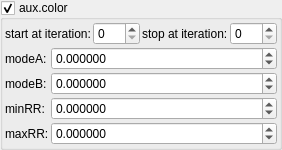
    <widget class="MyGroupBox" name="groupCheck_fold_color_aux_color_enabled_false">
     <property name="toolTip">
      <string/>
     </property>
     <property name="title">
      <string>aux.color&amp;</string>
     </property>
     <property name="checkable">
      <bool>true</bool>
     </property>
     <layout class="QVBoxLayout" name="verticalLayout_58">
      <property name="spacing">
       <number>2</number>
      </property>
      <property name="leftMargin">
       <number>2</number>
      </property>
      <property name="topMargin">
       <number>2</number>
      </property>
      <property name="rightMargin">
       <number>2</number>
      </property>
      <property name="bottomMargin">
       <number>2</number>
      </property>
      <item>
       <layout class="QHBoxLayout" name="horizontalLayout_14" stretch="0,1,0,1">
        <item>
         <widget class="QLabel" name="label_100">
          <property name="text">
           <string>start at iteration:</string>
          </property>
         </widget>
        </item>
        <item>
         <widget class="MySpinBox" name="spinboxInt_fold_color_start_iterations_A">
          <property name="sizePolicy">
           <sizepolicy hsizetype="Minimum" vsizetype="Maximum">
            <horstretch>0</horstretch>
            <verstretch>0</verstretch>
           </sizepolicy>
          </property>
          <property name="minimum">
           <number>0</number>
          </property>
          <property name="maximum">
           <number>999</number>
          </property>
          <property name="value">
           <number>0</number>
          </property>
         </widget>
        </item>
        <item>
         <widget class="QLabel" name="label_71">
          <property name="text">
           <string>stop at iteration:</string>
          </property>
         </widget>
        </item>
        <item>
         <widget class="MySpinBox" name="spinboxInt_fold_color_stop_iterations_A">
          <property name="sizePolicy">
           <sizepolicy hsizetype="Preferred" vsizetype="Maximum">
            <horstretch>0</horstretch>
            <verstretch>0</verstretch>
           </sizepolicy>
          </property>
          <property name="maximum">
           <number>999</number>
          </property>
         </widget>
        </item>
       </layout>
      </item>
      <item>
       <layout class="QGridLayout" name="gridLayout_16" columnstretch="0,1">
        <property name="spacing">
         <number>2</number>
        </property>
        <item row="2" column="0">
         <widget class="QLabel" name="label_10">
          <property name="text">
           <string>minRR:</string>
          </property>
         </widget>
        </item>
        <item row="0" column="1">
         <widget class="MyDoubleSpinBox" name="spinbox4_fold_color_difs_0000_x">
          <property name="sizePolicy">
           <sizepolicy hsizetype="Minimum" vsizetype="Maximum">
            <horstretch>0</horstretch>
            <verstretch>0</verstretch>
           </sizepolicy>
          </property>
          <property name="prefix">
           <string/>
          </property>
          <property name="suffix">
           <string/>
          </property>
          <property name="decimals">
           <number>6</number>
          </property>
          <property name="minimum">
           <double>-99.999899999999997</double>
          </property>
          <property name="maximum">
           <double>99.999899999999997</double>
          </property>
          <property name="singleStep">
           <double>0.100000000000000</double>
          </property>
         </widget>
        </item>
        <item row="1" column="0">
         <widget class="QLabel" name="label_135">
          <property name="text">
           <string notr="true">modeB:</string>
          </property>
         </widget>
        </item>
        <item row="0" column="0">
         <widget class="QLabel" name="label_134">
          <property name="text">
           <string notr="true">modeA:</string>
          </property>
         </widget>
        </item>
        <item row="1" column="1">
         <widget class="MyDoubleSpinBox" name="spinbox4_fold_color_difs_0000_y">
          <property name="sizePolicy">
           <sizepolicy hsizetype="Minimum" vsizetype="Maximum">
            <horstretch>0</horstretch>
            <verstretch>0</verstretch>
           </sizepolicy>
          </property>
          <property name="prefix">
           <string/>
          </property>
          <property name="suffix">
           <string/>
          </property>
          <property name="decimals">
           <number>6</number>
          </property>
          <property name="minimum">
           <double>-99.999899999999997</double>
          </property>
          <property name="maximum">
           <double>99.999899999999997</double>
          </property>
          <property name="singleStep">
           <double>0.100000000000000</double>
          </property>
         </widget>
        </item>
        <item row="3" column="0">
         <widget class="QLabel" name="label_6">
          <property name="text">
           <string>maxRR:</string>
          </property>
         </widget>
        </item>
        <item row="2" column="1">
         <widget class="MyDoubleSpinBox" name="spinbox_mandelbox_color_Sp1">
          <property name="sizePolicy">
           <sizepolicy hsizetype="Minimum" vsizetype="Maximum">
            <horstretch>0</horstretch>
            <verstretch>0</verstretch>
           </sizepolicy>
          </property>
          <property name="prefix">
           <string/>
          </property>
          <property name="suffix">
           <string/>
          </property>
          <property name="decimals">
           <number>6</number>
          </property>
          <property name="minimum">
           <double>-100.000000000000000</double>
          </property>
          <property name="maximum">
           <double>100.000000000000000</double>
          </property>
          <property name="singleStep">
           <double>0.100000000000000</double>
          </property>
         </widget>
        </item>
        <item row="3" column="1">
         <widget class="MyDoubleSpinBox" name="spinbox_mandelbox_color_Sp2">
          <property name="sizePolicy">
           <sizepolicy hsizetype="Minimum" vsizetype="Maximum">
            <horstretch>0</horstretch>
            <verstretch>0</verstretch>
           </sizepolicy>
          </property>
          <property name="prefix">
           <string/>
          </property>
          <property name="suffix">
           <string/>
          </property>
          <property name="decimals">
           <number>6</number>
          </property>
          <property name="minimum">
           <double>-100.000000000000000</double>
          </property>
          <property name="maximum">
           <double>100.000000000000000</double>
          </property>
          <property name="singleStep">
           <double>0.100000000000000</double>
          </property>
         </widget>
        </item>
       </layout>
      </item>
     </layout>
    </widget>
